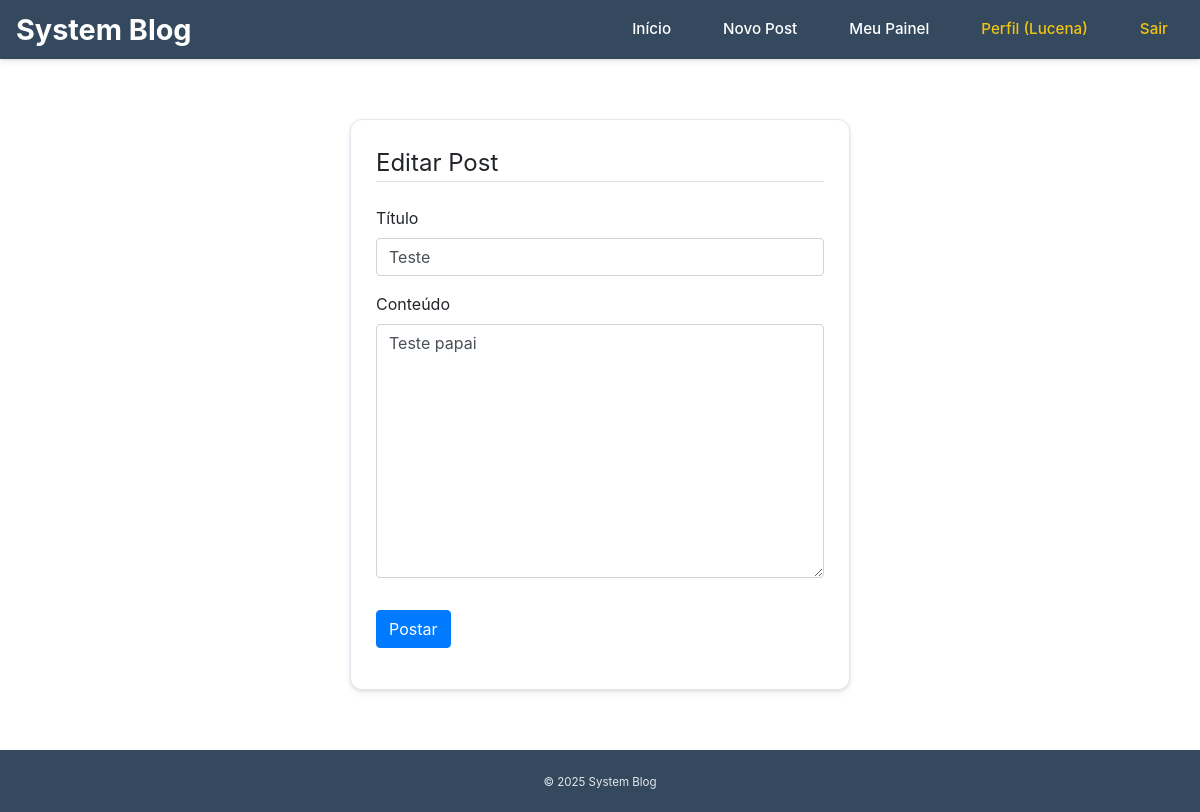
Screenshot of /post/1/update (signed in) with the database file from the repository.
### models.py (models this page shows, shortened)
class User(db.Model, UserMixin):
    id = db.Column(db.Integer, primary_key=True)
    username = db.Column(db.String(20), unique=True, nullable=False)
    email = db.Column(db.String(120), unique=True, nullable=False)
    password = db.Column(db.String(60), nullable=False)
    image_file = db.Column(db.String(20), nullable=False, default='default.jpg')
    is_active = db.Column(db.Boolean, default=False)
    role_id = db.Column(db.Integer, db.ForeignKey('role.id'), nullable=False, default=1)
    posts = db.relationship('Post', backref='author', lazy=True)

class Post(db.Model):
    id = db.Column(db.Integer, primary_key=True)
    title = db.Column(db.String(100), nullable=False)
    date_posted = db.Column(db.DateTime, nullable=False, default=datetime.utcnow)
    content = db.Column(db.Text, nullable=False)
    user_id = db.Column(db.Integer, db.ForeignKey('user.id'), nullable=False)

### views.py (the view)
@app.route("/post/<int:post_id>/update", methods=['GET', 'POST'])
@login_required
def update_post(post_id):
    post = db.session.get(Post, post_id)
    if post is None:
        abort(404)
    if post.author != current_user:
        flash('Você não tem permissão para editar este post.', 'danger')
        return redirect(url_for('post', post_id=post.id))
    form = PostForm()
    if form.validate_on_submit():
        post.title = form.title.data
        post.content = form.content.data
        db.session.commit()
        flash('Seu post foi atualizado!', 'success')
        return redirect(url_for('post', post_id=post.id))
    elif request.method == 'GET':
        form.title.data = post.title
        form.content.data = post.content
    return render_template('create_post.html', title='Editar Post', form=form, legend='Editar Post')

### forms.py
class PostForm(FlaskForm):
    title = StringField('Título', validators=[DataRequired()])
    content = TextAreaField('Conteúdo', validators=[DataRequired()])
    submit = SubmitField('Postar')

### app.py (called while the page is built)
@login_manager.user_loader
def load_user(user_id):
    try:
        return db.session.get(User, int(user_id))
    except ValueError:
        return None

### models.py (called while the page is built)
def is_admin(user):
    return bool(user.is_authenticated and getattr(user.role, "can_admin", False))

def is_moderator(user):
    return bool(user.is_authenticated and getattr(user.role, "can_moderate", False))

### views.py (called while the page is built)
@app.before_request
def start_quote_thread():
    global quote_of_the_day
    if quote_of_the_day.get('thread') is None or not quote_of_the_day['thread'].is_alive():
        th = Thread(target=get_and_translate_quote, daemon=True)
        th.start()
        quote_of_the_day['thread'] = th
        app.logger.info("Thread de citação assíncrona iniciada.")

### templates/create_post.html (shortened to what this page needs)
{% extends "base.html" %}
{% block content %}
    <div class="container-small">
        <div class="content-section">
            <form method="POST" action="">
                <fieldset class="form-group">
                    <legend class="border-bottom mb-4">{{ legend }}</legend>
                    <div class="form-group">
                        {{ form.title.label(class="form-control-label") }}
                        {% if form.title.errors %}
                            {{ form.title(class="form-control is-invalid") }}
                            <div class="invalid-feedback">
                                {% for error in form.title.errors %}
                                    <span>{{ error }}</span>
                                {% endfor %}
                            </div>
                        {% else %}
                            {{ form.title(class="form-control") }}
                        {% endif %}
                    </div>
                    <div class="form-group">
                        {{ form.content.label(class="form-control-label") }}
                        {% if form.content.errors %}
                            {{ form.content(class="form-control textarea is-invalid") }}
                            <div class="invalid-feedback">
                                {% for error in form.content.errors %}
                                    <span>{{ error }}</span>
                                {% endfor %}
                            </div>
                        {% else %}
                            {{ form.content(class="form-control textarea", rows=10) }}
                        {% endif %}
                    </div>
                </fieldset>
                <div class="form-group">
                    {{ form.submit(class="btn btn-primary") }}
                </div>
            </form>
        </div>
    </div>
{% endblock content %}

### templates/base.html (shortened to what this page needs)
<!doctype html>
<html lang="pt-br">
<head>
  <link rel="stylesheet" href="{{ url_for('static', filename='css/base.css') }}">
  <link rel="stylesheet" href="https://stackpath.bootstrapcdn.com/bootstrap/4.5.2/css/bootstrap.min.css">
</head>
<body>
  <nav class="navbar">
    <a href="{{ url_for('home') }}" class="brand">System Blog</a>
    <div class="nav-links">
      <a href="{{ url_for('home') }}" class="nav-link">Início</a>
      {% if current_user.is_authenticated %}
        <a href="{{ url_for('new_post') }}" class="nav-link">Novo Post</a>
        {% if is_admin(current_user) %}
          <a href="{{ url_for('admin_users') }}" class="nav-link nav-link-admin">Admin</a>
        {% elif is_moderator(current_user) %}
          <a href="{{ url_for('moderator_dashboard') }}" class="nav-link">Moderação</a>
        {% else %}
          <a href="{{ url_for('user_dashboard') }}" class="nav-link">Meu Painel</a>
        {% endif %}
        <a href="{{ url_for('account') }}" class="nav-link nav-link-profile">Perfil ({{ current_user.username }})</a>
        <a href="{{ url_for('logout') }}" class="nav-link nav-link-danger">Sair</a>
      {% else %}
        <a href="{{ url_for('login') }}" class="nav-link">Login</a>
        <a href="{{ url_for('register') }}" class="nav-link nav-link-register">Registrar</a>
      {% endif %}
    </div>
  </nav>
  <main class="container">
    {% block content %}{% endblock %}
  </main>
  <footer class="footer">
    <small>&copy; {{ 2025 }} System Blog</small>
  </footer>
</body>
</html>

### static/css/base.css (style rules this page uses)
:root { --primary-color: #1a73e8; --secondary-color: #34495e; --accent-color: #f1c40f; --background-color: #f8fafc; --text-color: #1f2a44; --border-color: #e2e8f0; --shadow: 0 4px 6px rgba(0, 0, 0, 0.05), 0 1px 3px rgba(0, 0, 0, 0.1); --transition: all 0.3s ease; }
body { background: var(--background-color); color: var(--text-color); margin: 0; padding: 0; font-family: 'Inter', sans-serif; font-size: 16px; line-height: 1.6; min-height: 100vh; display: flex; flex-direction: column; }
main.container { max-width: 1000px; width: 90%; margin: 30px auto; padding: 0 15px; flex-grow: 1; }
.container-small { max-width: 500px; width: 90%; margin: 30px auto; }
.content-section { background: #fff; padding: 25px; border-radius: 12px; border: 1px solid var(--border-color); box-shadow: var(--shadow); margin-bottom: 25px; transition: var(--transition); }
.navbar { background: var(--secondary-color); color: #fff; padding: 15px 20px; display: flex; justify-content: space-between; align-items: center; box-shadow: var(--shadow); position: sticky; top: 0; z-index: 1000; }
.brand { color: #fff; font-size: 1.8rem; font-weight: 700; text-decoration: none; transition: var(--transition); }
.nav-links { display: flex; align-items: center; gap: 20px; }
.nav-link { color: #fff; text-decoration: none; padding: 8px 16px; border-radius: 8px; font-weight: 500; font-size: 0.95rem; transition: var(--transition); }
.nav-link-profile, .nav-link-danger { color: var(--accent-color); }
.form-group { margin-bottom: 20px; }
.form-control { width: 100%; padding: 12px; border: 1px solid var(--border-color); border-radius: 8px; font-size: 1rem; transition: var(--transition); }
.textarea { resize: vertical; min-height: 100px; }
.btn { padding: 12px 20px; border: none; border-radius: 8px; cursor: pointer; font-weight: 600; font-size: 0.95rem; transition: var(--transition); text-decoration: none; display: inline-flex; align-items: center; justify-content: center; }
.btn-primary { background: var(--primary-color); color: #fff; }
.footer { background: var(--secondary-color); color: #e2e8f0; padding: 20px; text-align: center; font-size: 0.9rem; margin-top: auto; }

### rows the page displays
User: username "Lucena"
Post: title "Teste", content "Teste papai"

### other values shown
{{ legend }} "Editar Post"
{{ 2025 }} "2025"
